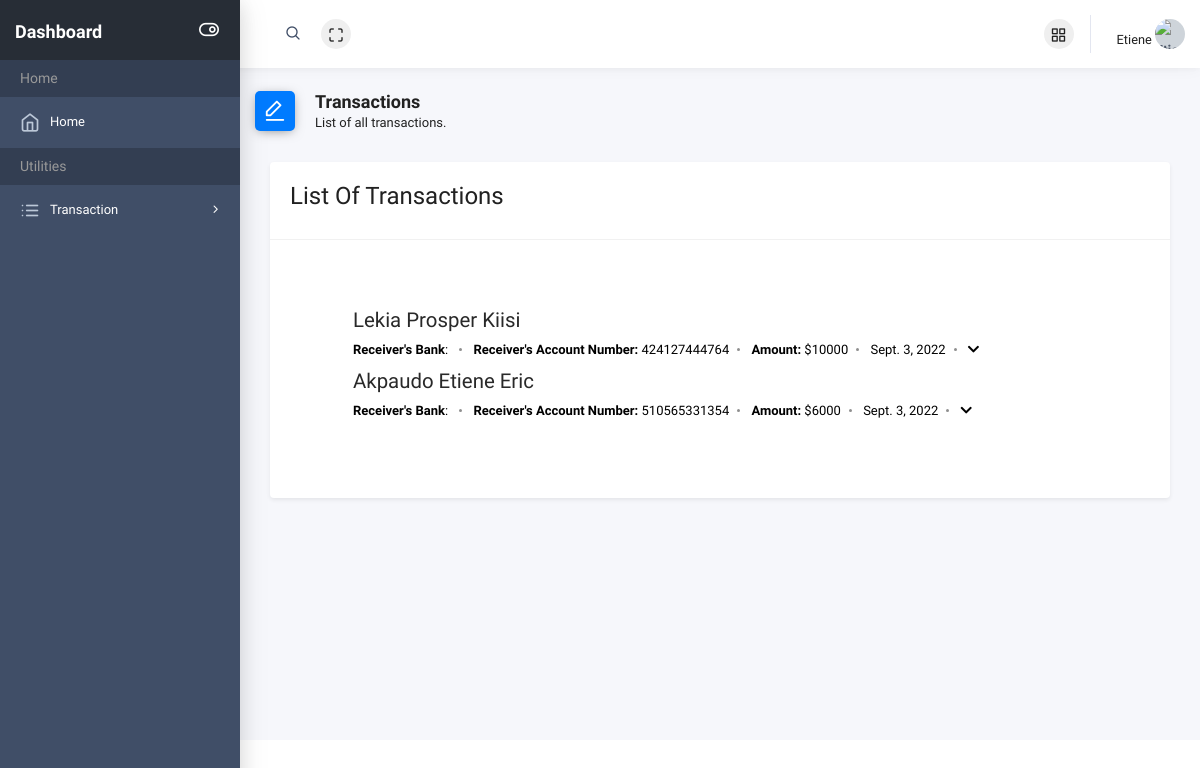
/1/posttransactions (signed in), run on the app's committed database.
### bank/models.py (models this page shows, shortened)
class PostTransaction(models.Model):
    account = models.ForeignKey(
        Account, on_delete=models.SET_NULL, null=True)
    company_name = models.CharField(max_length=255, null=True)
    date = models.DateField(null=True)
    amount = models.IntegerField(blank=False, null=False)
    class Meta:
        ordering = ['-date']

class Account(models.Model):
    customer = models.ForeignKey(
        Customer, on_delete=models.CASCADE, null=True)
    CHOICES = (
        ('Checking', 'Checking'),
        ('Savings', 'Savings'),
        ('Time Deposit', 'Time Deposit'),
        ('Personal Loan', 'Personal Loan'),
        ('Credit Line', 'Credit Line'),
        ('DH Real Estate Loan', 'DH Real Estate Loan'),
        ('Business Loan', 'Business Loan'),
        ('Real Estate Loan', 'Real Estate Loan'),
    )
    account_type = models.CharField(max_length=300, choices=CHOICES, null=True)
    account_number = models.CharField(max_length=12, unique=True, null=True, validators=[
                                      RegexValidator(r'^\d{1,12}$')])
    created_on = models.DateField(auto_now_add=True)
    suspend_account = models.BooleanField(default=False)
    block_account = models.BooleanField(default=False)
    block_account_message = models.TextField(
        default='This account has been blocked Kindly contact the administrator to learn more. Or, enter a valid username and password.')
    suspend_account_message = models.TextField(
        default='This account has been suspended Kindly contact the administrator to learn more. Or, enter a valid username and password.')
    CURRENCY_CHOICES = (
        ('$', 'Dollar'),
        ('£', 'Pounds' ),
        ('€', 'Euro'),
        ('₩', 'Korean Won'),
        ('₹', 'Indian Rupees'),
        ('¥', 'Chinese Yuan'),
    )
    currency = models.CharField(max_length=100, choices=CURRENCY_CHOICES, default='Dollar', null=True)
    class Meta:
        ordering = ['account_type', 'created_on']
    def account_name(self):
        return f'{self.customer.user.first_name} {self.customer.middle_name} {self.customer.user.last_name}'

class Customer(models.Model):
    user = models.OneToOneField(User, on_delete=models.CASCADE)
    middle_name = models.CharField(max_length=255, null=True, blank=True)
    DOB = models.DateField(null=True, blank=True)
    SSN = USSocialSecurityNumberField(max_length=9)
    mobile_number = PhoneNumberField()
    home_address = models.CharField(max_length=255, null=True, blank=True)
    created_on = models.DateTimeField(auto_now_add=True)
    image = CloudinaryField('image')
    class Meta:
        ordering = ['created_on']
    def account_name(self):
        return f'{self.user.first_name} {self.middle_name} {self.user.last_name}'
    account_name.short_description = 'Customer'

### bank/views.py (the view)
class PostTransactionListView(generic.ListView):
    model = PostTransaction
    context_object_name = 'posttransactions'
    template_name = 'dashboard/author/posttransaction_list.html'
    paginate_by = 10
    def get_context_data(self, **kwargs):
        context = super(PostTransactionListView,
                        self).get_context_data(**kwargs)
        return context

### bank/templates/dashboard/author/posttransaction_list.html (shortened to what this page needs)
<!doctype html>
{% extends 'dashboard/dashboard_base.html' %}
{% load static %}
{% load cloudinary %}
{% block stylesheets %}
{{ block.super }}
<link href="{% static 'dashboard/author/css/dashboard-article.css' %}" rel="stylesheet" />
{% endblock stylesheets %}
{% block content %}
<div class="page-header">
  <div class="row align-items-end">
    <div class="col-lg-8">
      <div class="page-header-title">
        <i class="ik ik-edit-1 bg-primary"></i>
        <div class="d-inline">
          <h5>Transactions</h5>
          <span>List of all transactions.</span>
        </div>
      </div>
    </div>
  </div>
</div>
<div class="container mb-3">
  <div class="row">
    <div class="col-md-12">
      <div class="card shadow-sm">
        <div class="card-header">
          <h4 class="title">List Of Transactions</h4>
        </div>
        <div class="card-body">
          <div class="content">
            <section class="blog-list px-3 py-5 p-md-5">
              {% if posttransactions %}
              <div class="container">
                {% for payment in posttransactions %}
                <div class="item mb-5">
                  <div class="media">
                    <div class="media-body">
                      {% if payment.account %}
                      <div class="trans-cont">
                        <h3 class="title"><a href="{% url 'bank:posttransaction-update' payment.id %}">{{payment.account.account_name}}</a>
                        </h3>
                        <div class="meta mb-1">
                          <span class="trans-details date"><b>Receiver's Bank</b>: </span>
                          <span class="trans-details date"><b>Receiver's Account Number:</b> {{ payment.account.account_number }}</span>
                          <span class="trans-details time"><b>Amount:</b> ${{ payment.amount }}</span>
                          <span class="trans-details time">{{ payment.date }}</span>
                          <span class="time">
                            <i class="fas fa-chevron-down" data-toggle="dropdown" aria-haspopup="true" aria-expanded="false">
                            </i>
                          </span>
                        </div>
                      </div>
                      {% endif %}
                    </div>
                  </div>
                </div>
                {% endfor %}
              </div>
              {% else %}
              <center>
                <div class="alert alert-info"><b>No Transaction</b></div>
              </center>
              {% endif %}
            </section>
          </div>
        </div>
      </div>
    </div>
  </div>
</div>
{% endblock content %}

### bank/templates/dashboard/dashboard_base.html (shortened to what this page needs)
<!doctype html>
{% load static %}
{% load cloudinary %}
<html class="no-js" lang="en">
    <head>
     {% block stylesheets %}
        <link rel="stylesheet" href="{% static 'dashboard/author/plugins/bootstrap/dist/css/bootstrap.min.css' %}">
        <link rel="stylesheet" href="{% static 'dashboard/author/plugins/fontawesome-free/css/all.min.css' %}">
        <link rel="stylesheet" href="{% static 'dashboard/author/plugins/icon-kit/dist/css/iconkit.min.css' %}">
        <link rel="stylesheet" href="{% static 'dashboard/author/plugins/ionicons/dist/css/ionicons.min.css' %}">
        <link rel="stylesheet" href="{% static 'dashboard/author/plugins/perfect-scrollbar/css/perfect-scrollbar.css' %}">
        <link rel="stylesheet"
              href="{% static 'dashboard/author/plugins/tempusdominus-bootstrap-4/build/css/tempusdominus-bootstrap-4.min.css' %}">
        <link rel="stylesheet" href="{% static 'dashboard/author/plugins/c3/c3.min.css' %}">
        <link rel="stylesheet" href="{% static 'dashboard/author/dist/css/theme.min.css' %}">
        <link rel="stylesheet" href="https://cdn.jsdelivr.net/npm/bootstrap-select@1.13.14/dist/css/bootstrap-select.min.css">
        <link href="{% static 'dashboard/author/css/bootstrap-tagsinput.css' %}" rel="stylesheet" />
        <link rel="stylesheet" href="{% static 'dashboard/author/css/prism.css' %}">
        <link rel="stylesheet" href="{% static 'dashboard/author/dist/css/theme.css' %}">
   {% endblock stylesheets %}
    </head>
    <body>
        <div class="wrapper">
          {% block header %}
            <header class="header-top" header-theme="light">
                <div class="container-fluid">
                    <div class="d-flex justify-content-between">
                        <div class="top-menu d-flex align-items-center">
                            <div class="header-search">
                                <div class="input-group">
                                    <input type="text" class="form-control">
                                    <span class="input-group-addon search-btn"><i class="ik ik-search"></i></span>
                                </div>
                            </div>
                            <button type="button" id="navbar-fullscreen" class="nav-link"><i class="ik ik-maximize"></i></button>
                        </div>
                        <div class="top-menu d-flex align-items-center">
                            <button type="button" class="nav-link ml-10" id="apps_modal_btn" data-toggle="modal"
                                    data-target="#appsModal"><i class="ik ik-grid"></i></button>
                          {% if request.user.is_authenticated %}
                            <div class="dropdown">
                                <a class="dropdown-toggle" href="#" id="userDropdown" role="button" data-toggle="dropdown"
                                   aria-haspopup="true" aria-expanded="false">
                                    <span class="d-none d-lg-inline text-gray-700">{{ user.username }}</span>
                                    <img class="avatar" src="{{ user.customer.image.url }}" alt="{{user.username}}">
                                </a>
                            </div>
                         {% endif %}
                        </div>
                    </div>
                </div>
            </header>
         {% endblock header %}
            <div class="page-wrap">
                <div class="app-sidebar colored">
                    <div class="sidebar-header">
                        <a class="header-brand" href="{% url 'bank:dashboard_home' %}">
                            <span class="text" style="color: white; font-size:large;">Dashboard</span>
                        </a>
                        <button type="button" class="nav-toggle">
                            <i data-toggle="expanded" class="ik ik-toggle-right toggle-icon"></i></button>
                    </div>
                {% block sidebar %}
                <div class="sidebar-content" >
                    <div class="nav-container">
                        <nav id="main-menu-navigation" class="navigation-main">
                                <div class="nav-lavel">Home</div>
                                <div class="nav-item">
                                    <a href="{% url 'bank:dashboard_home' %}"><i class="ik ik-home"></i><span>Home</span></a>
                                </div>
                                <div class="nav-lavel">Utilities</div>
                                <div class="nav-item has-sub">
                                    <a href="javascript:void(0)"><i class="ik ik-list"></i><span>Transaction</span></a>
                                </div>
                            </nav>
                        </div>
                    </div>
                  </div>
                {% endblock sidebar %}
                <div class="main-content">
                  {% block messages %}
                           <div class="row">
                            <div class="col-md-12">
                            </div>
                          </div>
                  {% endblock messages %}
                {% block content %}
                {% endblock content %}
                </div>
</body>
</html>

### bank/static/dashboard/author/css/dashboard-article.css (style rules this page uses)
.blog-list .item .title { font-size: 1.275rem; }
.blog-list .item .title a { color: #292929; }
.meta { color: #8f8f8f; font-size: 0.8125rem; }
.meta span { display: inline-block; }
.meta span:after { content: ""; display: inline-block; width: 3px; height: 3px; border-radius: 50%; background: #8f8f8f; margin-left: 0.5rem; margin-right: 0.5rem; position: relative; top: -3px; }
.meta span:last-child:after { display: none; }
.card-body { margin-top: 0; }
.card-header { margin-bottom:0; }
.time { color: #000; }
.date { color: #000; }

### data on the page
PostTransaction: account.account_name "Lekia Prosper Kiisi", account.account_number "424127444764", amount "10000", date "Sept. 3, 2022"
PostTransaction: account.account_name "Akpaudo Etiene Eric", account.account_number "510565331354", amount "6000", date "Sept. 3, 2022"

### other printed values
{{ user.username }} "Etiene"
